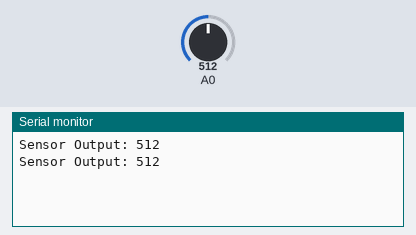
The sketch below on a simulated Arduino Uno, built with avr-gcc and run on an emulated ATmega328P. Parts: the last lines printed to the serial monitor. Inputs (shaded band) come from the test bench; at power-on: A0 = 512.

Above: at 1.8 s.
1.9 s: A0 set to 716
At 2.8 s:
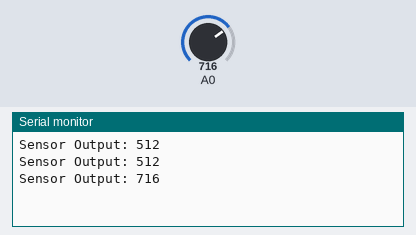
3.4 s: A0 set to 900
At 4.3 s:
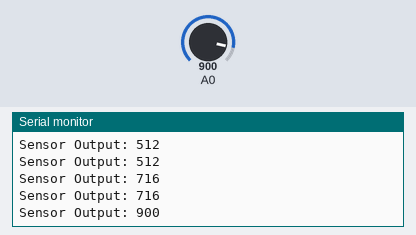
Timing chart, 0 to 6.4 s (numbered marks = the images above; inputs shaded):
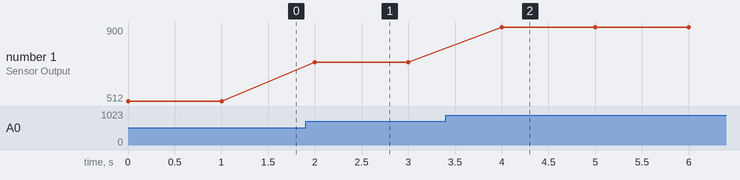

Measured:
- after the input at 1.9 s, the serial monitor: prints a new line after 0.10 s (image 1)
- after the input at 3.4 s, the serial monitor: prints a new line after 0.60 s (image 2)
- plotted number 1: 512 → 716 after the input at 1.9 s, 716 → 900 after the input at 3.4 s

The sketch:

Turbidity_SensorOut.ino
```cpp
void setup() {
  Serial.begin(115200);
}

void loop() {
  int sensorValue = analogRead(A0);

  Serial.print("Sensor Output: ");
  Serial.println(sensorValue);
  delay(1000);
}
```
